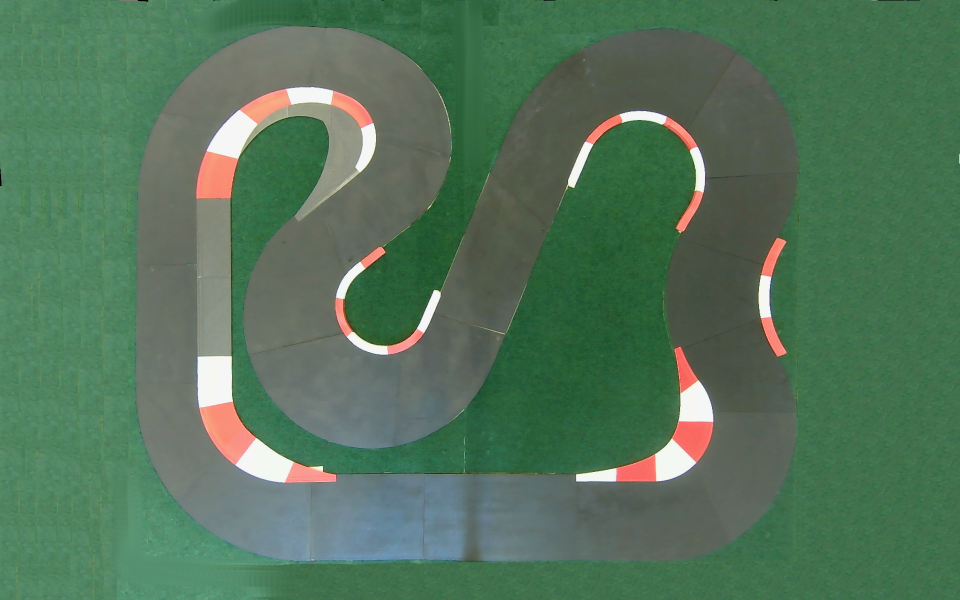
#> input picture realLifeRennstrecke.png, 1920 x 1200 px, given in place of the camera (shown at 1/2 size)
$ python camera.py
#> lines starting #> are read from the running program, lines starting #| are printed output that depends on the picture
import numpy as np
import cv2 as cv
import time
import colorsys
from itertools import combinations

from .helper_functions import *
from .vehicle import Vehicle, Circle

class Camera:
    #Hue from (HSV model) - HSV in opencv is from 0-179 - not 0-359 as per default
    ColorMap = {"green" : 120/2,
                "blue"  : 240/2,
                "yellow" : 60/2,
                "red"    : 360/2,
                "light-blue" : 180/2,
                "orange" : 30/2
                }

    def __init__(self,
                 vertical_resolution_px = 1200,
                 horizontal_resolution_px = 1920,
                 frames_per_seconds = 90,
                 exposure_time_absolute = 50,
                 opening_angle_vertical_degrees = 88.0,
                 opening_angle_horizontal_degrees = 126.0,
                 meters_to_pixels = 666, #1075,
                 max_speed_vehicle_mps = 2.5,
                 minimum_brightness = 1.2, #2.7,
                 threshold_brightness_of_black = 150,
                 threshold_brightness_of_white = 200,
                 circle_diameter_meters = 0.023,
                 size_between_black_and_white_center_meters = 0.08,
                 height_over_ground_black_meters = 0.042,
                 height_over_ground_white_meters = 0.025,
                 cameraMatrix = np.array([[1.19164513e+03, 0.00000000e+00, 9.32255365e+02],
                             [0.00000000e+00, 1.19269246e+03, 5.44789222e+02],
                            [0.00000000e+00, 0.00000000e+00, 1.00000000e+00]]),
                 distortionCoefficients = np.array([[ 0.02473071, -0.39668063,  0.00151336,  0.00085757,  0.25759047]]),
                 create_debug_video=False,
                 from_file=None,
                 simulate_camera=False,
                 racetrack=None
                 ):

        self.cap = None

        self.racetrack = racetrack

        if from_file is None:
            #self.cap = cv.VideoCapture(0) #use default camera driver (might not support 90fps)
            if not simulate_camera:
                self.cap = cv.VideoCapture(0, cv.CAP_V4L) #use V4L to access the camera
        else:
            self.cap = cv.VideoCapture(from_file)

        if not simulate_camera and not self.cap.isOpened():
            print("Cannot open camera")
            exit()

        self.DEBUG = False

        #camera stream properties
        self.vertical_resolution_px = vertical_resolution_px
        self.horizontal_resolution_px = horizontal_resolution_px
        self.frames_per_seconds = frames_per_seconds
        self.exposure_time_absolute = exposure_time_absolute
        self.opening_angle_vertical_degrees = opening_angle_vertical_degrees
        self.opening_angle_horizontal_degrees = opening_angle_horizontal_degrees

        #physical scenario: configuration variables
        self.meters_to_pixels = meters_to_pixels        #how many pixels are in one meter?
        self.max_speed_vehicle_mps = max_speed_vehicle_mps    #max speed of a car in meters per second
        self.minimum_brightness = minimum_brightness       #used to brighten the image of the webcam
        self.threshold_brightness_of_black = threshold_brightness_of_black
        self.threshold_brightness_of_white = threshold_brightness_of_white
        self.size_between_black_and_white_center_px = size_between_black_and_white_center_meters * self.meters_to_pixels #8cm from center to center
        self.height_over_ground_black_meters = height_over_ground_black_meters #how high is the black dot on the vehicle measured from the ground
        self.height_over_ground_white_meters = height_over_ground_white_meters #how high is the white dot on the vehicle measured from the ground
        self.circle_diameter_px = circle_diameter_meters * self.meters_to_pixels  #diameter of black and white dots (2cm)

        #debug video saver
        self.video_out = None
        self.create_debug_video = create_debug_video
        if create_debug_video:
            self.setup_debug_video()


        self.frames_to_save = []


        #intrinsic camera calibration
        #Camera matrix :
        self.cameraMatrix = cameraMatrix

        #Distortion coefficients :
        self.distortionCoefficients = distortionCoefficients

        #apply camera correction
        h,  w = self.horizontal_resolution_px, self.vertical_resolution_px
        newcameramtx, _ =cv.getOptimalNewCameraMatrix(self.cameraMatrix,self.distortionCoefficients,(w,h),1,(w,h))
        self.remapX, self.remapY = cv.initUndistortRectifyMap(self.cameraMatrix,self.distortionCoefficients, None, newcameramtx,(h, w),5)


        #state tracked by the camera
        self.tracked_vehicles : list[Vehicle] = []  #vehicles found by the camera
        self.color_correct_ratio : float = 1.0
        self.current_time : float = 0
        self.current_frame = None
        self.frame_no = 0

        #for calculating FPS
        self.time_end = 0
        self.fps_buffer = []

        if not simulate_camera:
            self.__setup_video_stream__()

        self.video_stream_active = True

    # [4 lines left out: function setup_debug_video, not called in this run]

    def is_video_stream_active(self):
        return self.video_stream_active

    def get_last_frame(self):
        return self.current_frame

    def get_frame(self, initializeColorCorrection=False, colorCorrect=True):
#> called with initializeColorCorrection = True, colorCorrect = True
        ret, frame = self.cap.read()
#> frame is the input picture: shape (1200, 1920, 3); mean B, G, R 90, 115.8, 83.1

        # if frame is read correctly ret is True
        if not ret:
            print("Can't receive frame (stream end?). Exiting ...")
            self.video_stream_active = False
            return None

        if self.create_debug_video:
            self.frames_to_save.append(frame)

        #apply camera correction to frame
        frame = cv.remap(frame, self.remapX, self.remapY, cv.INTER_LINEAR)
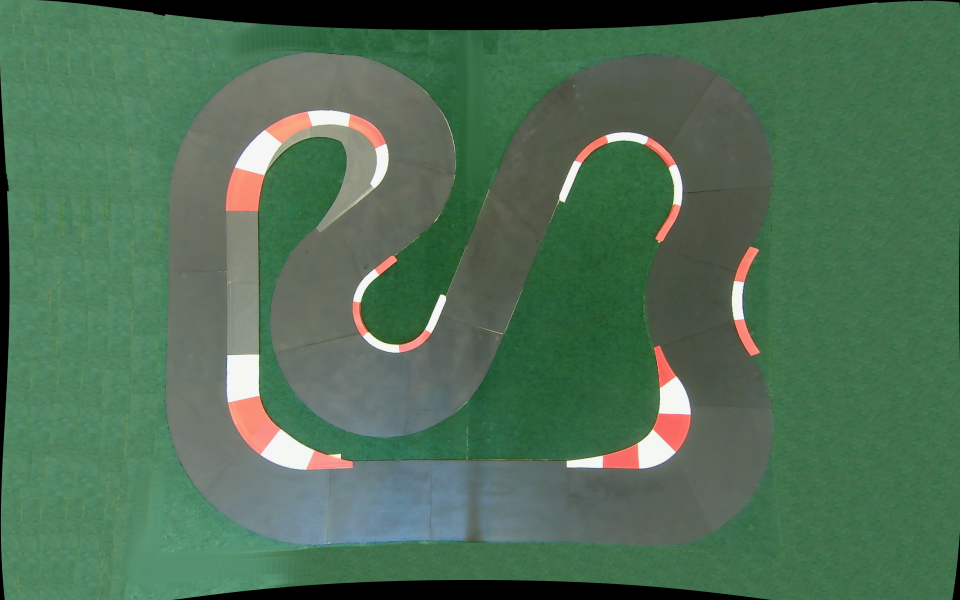
#> frame: shape (1200, 1920, 3) (shown at 1/2 size); mean B, G, R 85.5, 110.9, 78.2

        #color correct the image
        if colorCorrect:
            frame = self.colorCorrectImage(frame, initializeRatio=initializeColorCorrection)
#> in colorCorrectImage, `brightness = np.sum(frame) / (255 * cols * rows)`: brightness = 1.08
#> in colorCorrectImage, `self.color_correct_ratio = brightness / self.minimum_brightness`: self.color_correct_ratio = 0.897

        return frame

    #configure video stream using V4L
    def __setup_video_stream__(self):
        self.cap.set(cv.CAP_PROP_FOURCC, cv.VideoWriter_fourcc('M', 'J', 'P', 'G')) # depends on fourcc available camera
        self.cap.set(cv.CAP_PROP_FRAME_WIDTH, self.horizontal_resolution_px)
        self.cap.set(cv.CAP_PROP_FRAME_HEIGHT, self.vertical_resolution_px)
        self.cap.set(cv.CAP_PROP_FPS, self.frames_per_seconds)
        self.cap.set(cv.CAP_PROP_EXPOSURE,self.exposure_time_absolute)

    #destructor
    # [12 lines left out: function __del__, not called in this run]

    def increaseExposureTime(self):
        self.cap.set(cv.CAP_PROP_EXPOSURE,1000)

    def resetExposeToDefault(self):
        self.cap.set(cv.CAP_PROP_EXPOSURE,self.exposure_time_absolute)

    #display visual aid to adjust pitch, yaw, and roll of physical camera mounted above racetrack
    #also computes the correct value for meters_to_pixels
    def cameraCalibrationWizard(self):
        print("position the four 3d-printed chessboard pieces in the four corners of the racetrack.")
        print("press any key if done.")
        input()

        print("Starting calibration process.\nIf you are happy with the result, exit routine by pressing q.")

        while True:
            # read frame
            frame = self.get_frame(initializeColorCorrection=True)

            # if frame is read correctly ret is True
            if frame is None:
                print("Can't receive frame (stream end?). Exiting ...")
                self.video_stream_active = False
                break

            # Our operations on the frame come here
            gray = cv.cvtColor(frame, cv.COLOR_BGR2GRAY)
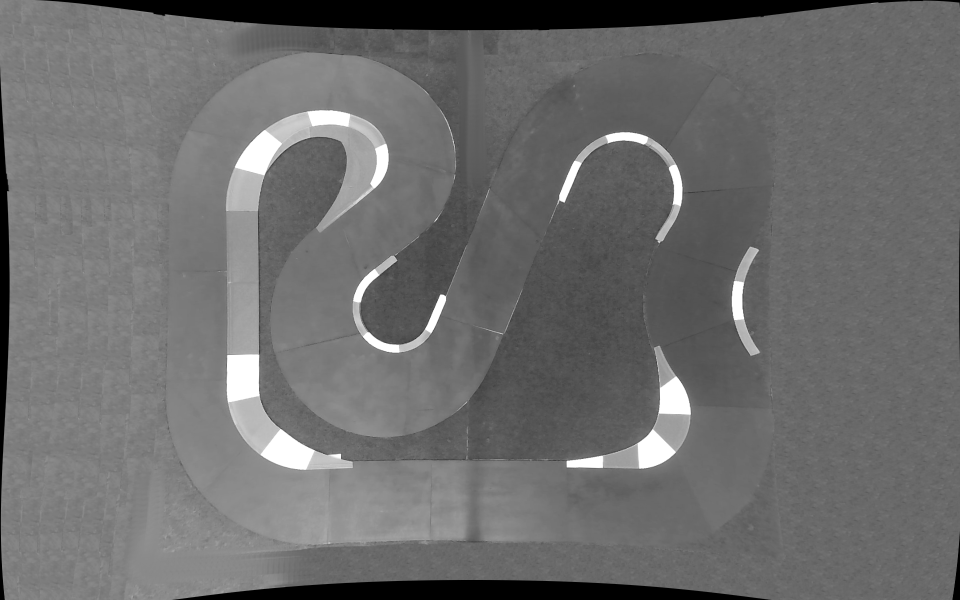
#> gray: shape (1200, 1920) (shown at 1/2 size); min 0, max 255, mean 109.1
            #gray = cv.medianBlur(gray, 5)

            #find chessboard in each corner

            h, w = gray.shape[:2]
#> h = 1200; w = 1920
            h2, w2 = h // 2, w // 2
#> h2 = 600; w2 = 960

            # Dividing image in quadrants subimages with offsets clockwise starting top left
            regions = [
                (gray[0:h2, 0:w2], 0, 0),
                (gray[0:h2, w2:w], 0, w2),
                (gray[h2:h, w2:w], h2, w2),
                (gray[h2:h, 0:w2], h2, 0),
            ]

            regionCenters = []
            for img, xoff, yoff in regions:
                ret, corners = cv.findChessboardCorners(img, (3, 3), None)

                if ret:
                    regionCenters.append( (int(corners[4][0][0] + yoff),
                                           int(corners[4][0][1] + xoff)) )

                    cv.drawChessboardCorners(frame, (3,3), np.array([[[c[0][0]+yoff, c[0][1]+xoff]] for c in corners], dtype=np.float32), ret)
#> this loop made 4 passes
#> (xoff, yoff) on passes 1 to 4: (0, 0), (0, 960), (600, 960), (600, 0)
#> after the loop, regionCenters = []

            if len(regionCenters) != 4:
                print(f"Could not find all chessboard patterns ({len(regionCenters)}/4 detected)")
#| Could not find all chessboard patterns (0/4 detected)
                cv.imshow('frame', frame)
                cv.waitKey(1)
                continue

            #compute distances between markers to find out if camera is mounted in parallel to the racetrack
            distHorizontalTop    = math.sqrt((regionCenters[0][0] - regionCenters[1][0])**2 + \
                                             (regionCenters[0][1] - regionCenters[1][1])**2)

            distHorizontalBottom = math.sqrt((regionCenters[2][0] - regionCenters[3][0])**2 + \
                                             (regionCenters[2][1] - regionCenters[3][1])**2)

            distVerticalLeft     = math.sqrt((regionCenters[0][0] - regionCenters[3][0])**2 + \
                                             (regionCenters[0][1] - regionCenters[3][1])**2)

            distVerticalRight    = math.sqrt((regionCenters[1][0] - regionCenters[2][0])**2 + \
                                             (regionCenters[1][1] - regionCenters[2][1])**2)

            diffHorizontal = abs( distHorizontalTop - distHorizontalBottom )
            diffVertical   = abs( distVerticalLeft  - distVerticalRight )

            colorHueHorizontal = Camera.ColorMap["green"]
            colorHueVertical   = Camera.ColorMap["green"]

            if diffHorizontal > 10:
                colorHueHorizontal = Camera.ColorMap["yellow"]
            if diffHorizontal > 20:
                colorHueHorizontal = Camera.ColorMap["red"]
            if diffVertical > 10:
                colorHueVertical = Camera.ColorMap["yellow"]
            if diffVertical > 20:
                colorHueVertical = Camera.ColorMap["red"]

            #convert hsv to rgb:
            colorHueVertical = colorsys.hsv_to_rgb(colorHueVertical/360, 1, 1)
            colorHueHorizontal = colorsys.hsv_to_rgb(colorHueHorizontal/360, 1, 1)
            #convert rgb to bgr
            colorHueVertical = (colorHueVertical[2]*255, colorHueVertical[1]*255, colorHueVertical[0]*255)
            colorHueHorizontal = (colorHueHorizontal[2]*255, colorHueHorizontal[1]*255, colorHueHorizontal[0]*255)

            diffVertical = min(max(int(diffVertical), 1), 100)
            diffHorizontal = min(max(int(diffHorizontal), 1), 100)

            #color in values
            cv.line(frame, regionCenters[0], regionCenters[3], color=colorHueVertical, thickness=diffVertical)
            cv.line(frame, regionCenters[1], regionCenters[2], color=colorHueVertical, thickness=diffVertical)

            cv.line(frame, regionCenters[0], regionCenters[1], color=colorHueHorizontal, thickness=diffHorizontal)
            cv.line(frame, regionCenters[3], regionCenters[2], color=colorHueHorizontal, thickness=diffHorizontal)

            # Display the resulting frame
            cv.imshow('frame', frame)
            if cv.waitKey(1) == ord('q'):

                #calibrate pixel to meters by using the cross measurements (top-left to bottom-right corners)
                dist1    = math.sqrt((regionCenters[0][0] - regionCenters[2][0])**2 + \
                                     (regionCenters[0][1] - regionCenters[2][1])**2)
                dist2    = math.sqrt((regionCenters[1][0] - regionCenters[3][0])**2 + \
                                     (regionCenters[1][1] - regionCenters[3][1])**2)

                meanDist = (dist1+dist2)/2

                #how many pixels are in a meter?
                real_world_distance_across_meters = 2.36 #measured on racetrack from chessboard corner to chessboard corner
                self.meters_to_pixels = meanDist / real_world_distance_across_meters
                print("################")
                print(f"meters_to_pixels is {self.meters_to_pixels}. Adjust constant in code acordingly!!!!!!!!")
                print("################")

                return


    #project a point seen at a known height to the floor
    # [83 lines left out: functions correctForHeightOfVehicle, updateVehiclePosition, not called in this run]


    def colorCorrectImage(self, frame, initializeRatio=False):
        #return frame
        if initializeRatio:
            cols, rows, _ = frame.shape
            brightness = np.sum(frame) / (255 * cols * rows)

            self.color_correct_ratio = brightness / self.minimum_brightness
        frame = cv.convertScaleAbs(frame, alpha = 1 / self.color_correct_ratio, beta = 0)

        return frame

    # [567 lines left out: functions classifyDotsFromCircles, getHueOfPixelFromImage, getSaturationOfPixelFromImage, getValueOfPixelFromImage, getColorOfVehicle, detectVehicles and 5 more, not called in this run]


if __name__ == "__main__":

    cam = Camera()

    #calibrate Camera
    cam.cameraCalibrationWizard()

    while True:
        if cam.detectVehicles() > 0:
            while len(cam.tracked_vehicles) > 0:
                cam.trackVehicles()
            while cv.waitKey(1) != ord('n'):
                pass
        else:
            print("Lost track - restarting.")
